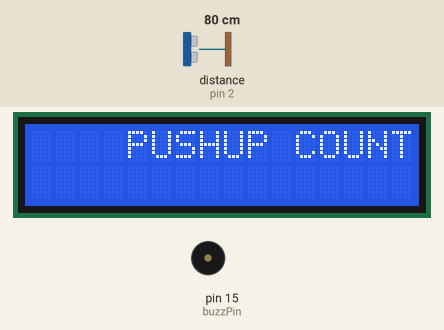
Recording of a sketch running on a simulated Arduino Uno, built with avr-gcc and run on an emulated ATmega328P. Shown: 16×2 character LCD, buzzer (waves = sounding, pin HIGH). Wiring (inferred from the names in the program): ultrasonic range finder: trigger pin 4; echo pin 2. Inputs (shaded band) come from the test bench; at power-on: distance to the obstacle (sensor on pin 2) 80 cm. The echo pulse lasts 58.3 µs per cm; pins used as bus, display or sensor lines are not drawn; what the sketch prints to the serial monitor is not drawn.

Above: at 1.2 s.
1.3 s: distance to the obstacle (sensor on pin 2) set to 18 cm
4.3 s: distance to the obstacle (sensor on pin 2) set to 15 cm
At 5.51 s:
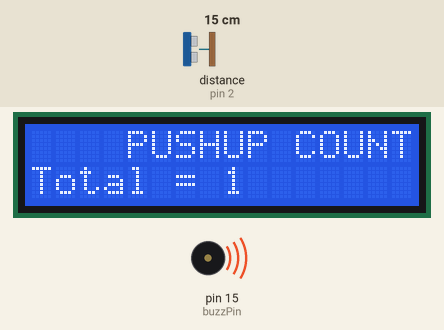
At 7.1 s:
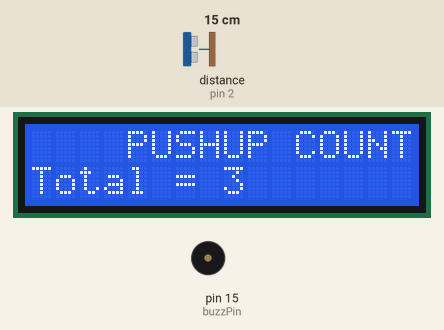
7.3 s: distance to the obstacle (sensor on pin 2) set to 35 cm
At 8.1 s:
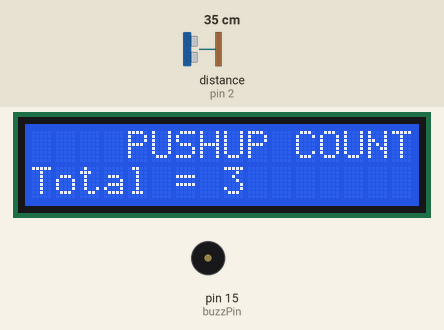
Timing chart, 0 to 10.3 s (numbered marks = the images above; inputs shaded):
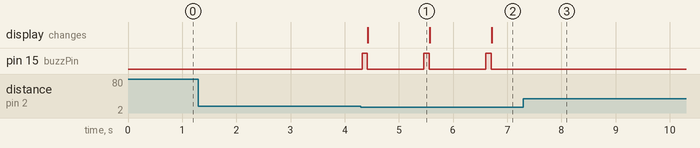

The sketch:

pushup-project.ino
```cpp
//pushup project for IoT
#include <LiquidCrystal_I2C.h>
#include <Wire.h>
#define echoPin 2               // CHANGE PIN NUMBER HERE IF YOU WANT TO USE A DIFFERENT PIN
#define trigPin 4               // CHANGE PIN NUMBER HERE IF YOU WANT TO USE A DIFFERENT PIN
#define buzzPin 15
LiquidCrystal_I2C lcd(0x27, 16, 2); // Set the LCD address to 0x27 for a 16 chars and 2 line display

int counter = 0;
long duration, distance;

void setup() {
  // put your setup code here, to run once:
  Serial.begin (9600);
  pinMode(trigPin, OUTPUT);
  pinMode(echoPin, INPUT);
  pinMode(buzzPin, OUTPUT);
  lcd.init();                       // Initialize the LCD
  lcd.backlight();                  // Turn on the backlight
  lcd.clear();                      // Clear the LCD screen
}

void loop() {
  // put your main code here, to run repeatedly:
  lcd.setCursor(0, 0);               // Set the cursor to the first column and first row
  lcd.print("    PUSHUP COUNTER   ");     // Print some text
  digitalWrite(trigPin, LOW);
  delayMicroseconds(2);
  digitalWrite(trigPin, HIGH);
  delayMicroseconds(10);
  digitalWrite(trigPin, LOW);

  duration = pulseIn(echoPin, HIGH);
  distance = duration / 58.2;
  String disp = String(distance);

  Serial.print("Distance: ");
  Serial.print(disp);
  Serial.println(" cm");


  if (distance <= 15) {
    counter++;
    digitalWrite(buzzPin, HIGH);  // Turn the buzzer on
    delay(100);                   // Wait for 100 milliseconds
    digitalWrite(buzzPin, LOW);   // Turn the buzzer off
    lcd.setCursor(0, 1);          // Move to the second row
    lcd.print("Total = ");
    lcd.print(counter);
    delay(1000);                  // Delay to avoid multiple counts for one pushup
  }
  delay(10);
}
```

Measured:
- the behaviour switches between 17 and 16 cm on distance to the obstacle (sensor on pin 2) (found by bisection; images 0 and 1)
- after the input at 1.3 s, every drawn part: stays the same
- after the input at 4.3 s, pin 15 (buzzPin): alternates HIGH for 0.10 s and LOW for 1.0 s, starting at once; the display: changes after 0.13 s (image 1)
- after the input at 7.3 s, pin 15 (buzzPin): stops changing and stays LOW
- what the display in image 1 shows lasts 1.2 s, from 4.4 s to 5.6 s
